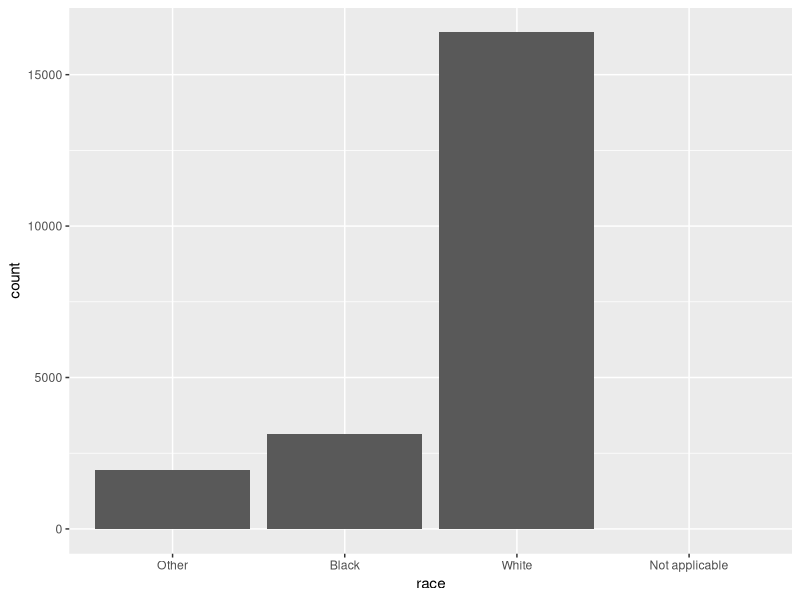
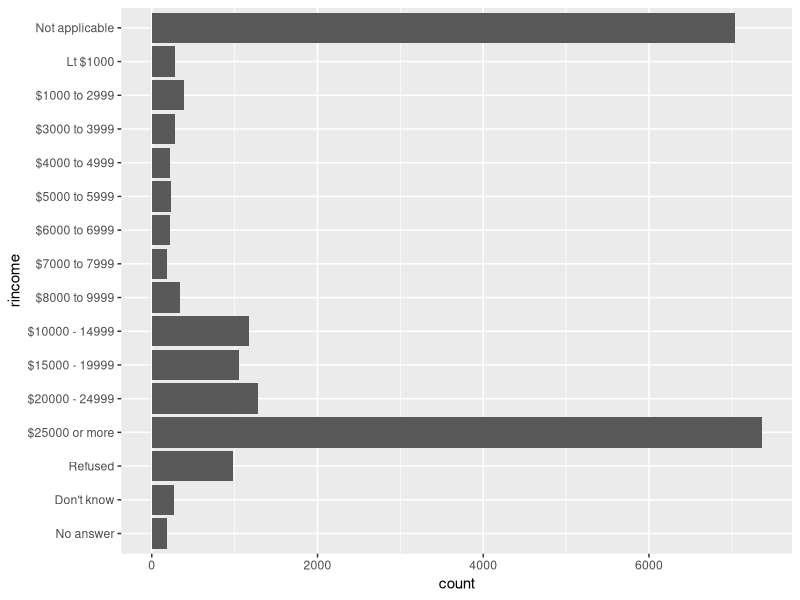
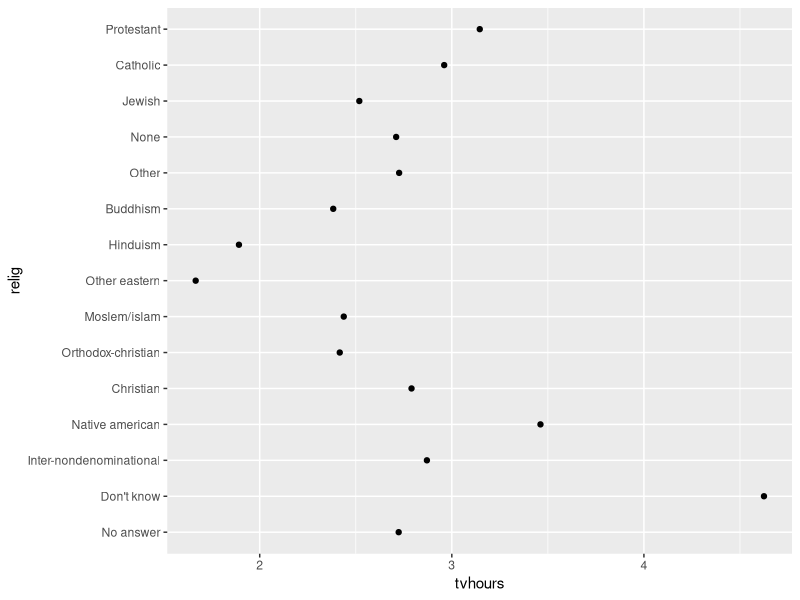
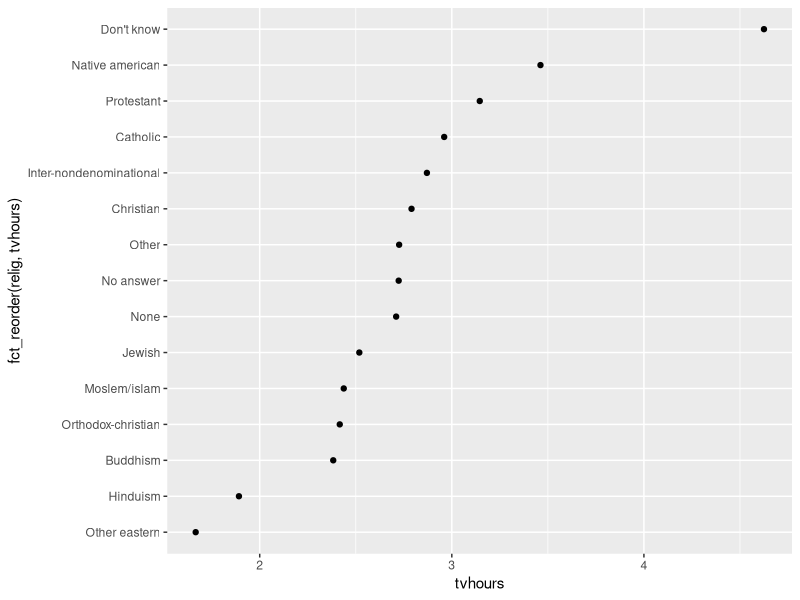
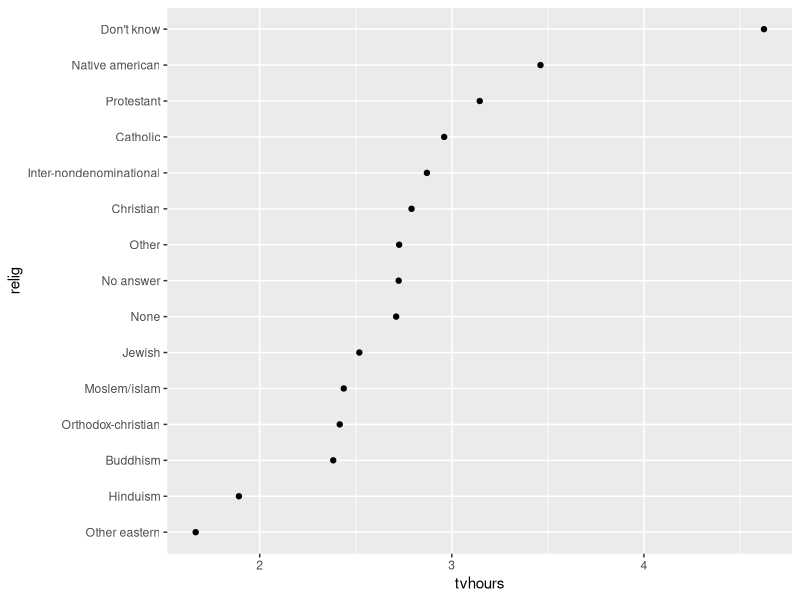
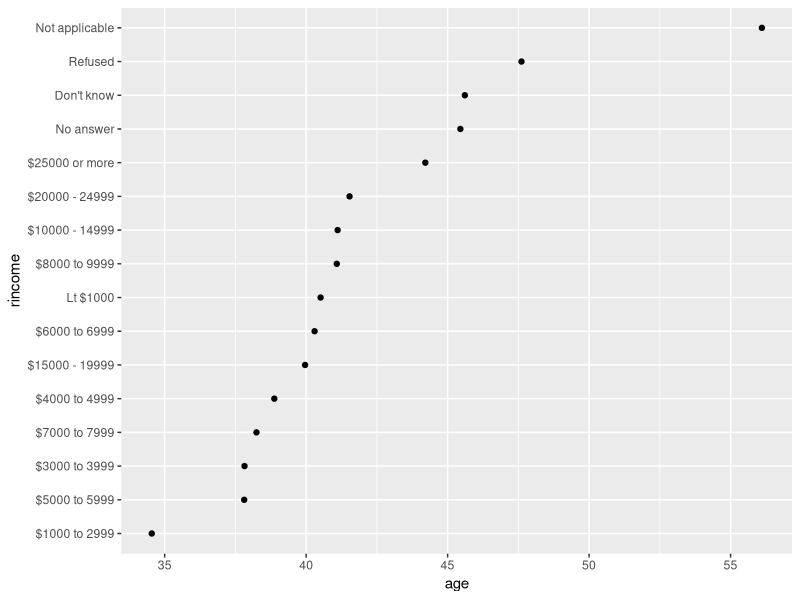
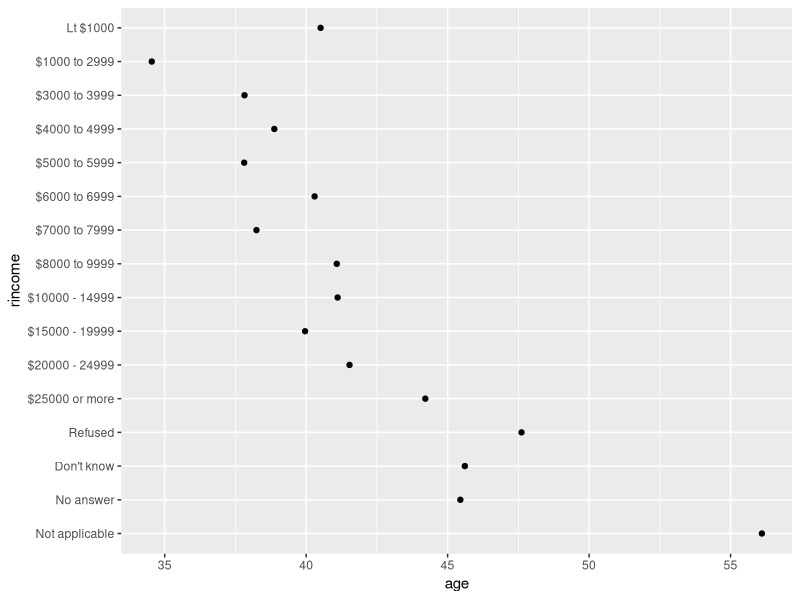
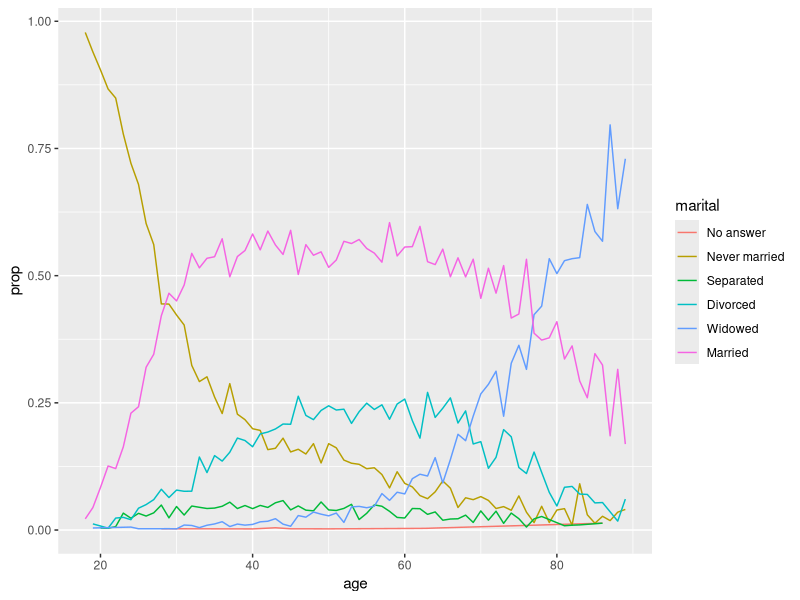

R code for these plots, in order:
## ---- chunk 1
knitr::opts_chunk$set(echo = TRUE)
## ---- chunk 2
library(tidyverse)
## ---- chunk 3
x1 <- c("Dec", "Apr", "Jan", "Mar")
x2 <- c("Dec", "Apr", "Jam", "Mar")

## ---- chunk 4
month_levels <- c(
  "Jan", "Feb", "Mar", "Apr", "May", "Jun",
  "Jul", "Aug", "Sep", "Oct", "Nov", "Dec"
)

y1 <- factor(x1, levels = month_levels)

sort(y1)
## ---- chunk 5
y2 <- factor(x2, levels = month_levels)
## ---- chunk 6
f1 <- factor(x1, levels = unique(x1))
f1

# can do the same thing after the fact with fct_inorder()
f2 <- x1 %>%
  factor()%>%
  fct_inorder()
## ---- chunk 7
levels(f2)
## ---- chunk 8
gss_cat

gss_cat%>%
  count(race)

# force ggplot to display factor levels that don't have any values with scale_x_discrete(drop = FALSE)
gss_cat %>%
  ggplot(aes(race))+
  geom_bar()+
  scale_x_discrete(drop = FALSE)
## ---- chunk 9
gss_cat %>%
  ggplot(aes(rincome))+
  geom_bar()+
  coord_flip()
## ---- chunk 10
# protestant
gss_cat %>%
  count(relig, sort = TRUE)

# independent
gss_cat %>%
  count(partyid, sort = TRUE)
## ---- chunk 11
levels(gss_cat$denom)
## ---- chunk 12
relig_summary <- gss_cat %>%
  group_by(relig)%>%
  summarise(
    age = mean(age, na.rm = TRUE),
    tvhours = mean(tvhours, na.rm = TRUE),
    n = n()
  )

relig_summary%>%
  ggplot(aes(tvhours, relig))+
  geom_point()

# better version
relig_summary%>%
  ggplot(aes(tvhours, fct_reorder(relig, tvhours)))+
  geom_point()

# better still
relig_summary%>%
  mutate(relig = fct_reorder(relig, tvhours))%>%
  ggplot(aes(tvhours, relig))+
  geom_point()
## ---- chunk 13
rincome_summary <- gss_cat%>%
  group_by(rincome)%>%
  summarise(
    age = mean(age, na.rm = TRUE),
    tvhours = mean(tvhours, na.rm = TRUE),
    n = n()
  )

rincome_summary%>%
  mutate(rincome = fct_reorder(rincome, age))%>%
  ggplot(aes(age, rincome))+
  geom_point()
## ---- chunk 14
rincome_summary%>%
  mutate(rincome = fct_relevel(rincome, "Not applicable"))%>%
  ggplot(aes(age, rincome))+
  geom_point()
## ---- chunk 15
by_age <- gss_cat %>%
  filter(!is.na(age))%>%
  count(age, marital)%>%
  group_by(age)%>%
  mutate(prop = n/sum(n))

by_age %>%
  ggplot(aes(age, prop, color = marital))+
  geom_line(na.rm = TRUE)
## ---- chunk 16
by_age %>%
  ggplot(aes(age, prop, color = fct_reorder2(marital, age, prop)))+
  geom_line(na.rm = TRUE)+
  labs(color = 'Marital')
## ---- chunk 17
gss_cat%>%
  mutate(marital = marital %>% fct_infreq() %>% fct_rev())%>%
  ggplot(aes(marital))+
  geom_bar()
## ---- chunk 18
gss_cat %>%
 filter(!is.na(tvhours))%>%
  ggplot(aes(tvhours))+
  geom_histogram(binwidth = 1)
## ---- chunk 19
gss_cat%>%
  select_if(is.factor)%>%
  map(., levels)
## ---- chunk 20
gss_cat %>%
  count(partyid)

gss_cat %>%
  mutate(partyid = fct_recode(partyid,
    "Republican, strong"    = "Strong republican",
    "Republican, weak"      = "Not str republican",
    "Independent, near rep" = "Ind,near rep",
    "Independent, near dem" = "Ind,near dem",
    "Democrat, weak"        = "Not str democrat",
    "Democrat, strong"      = "Strong democrat"
  ))%>%
    count(partyid)
## ---- chunk 21
gss_cat %>%
  mutate(partyid = fct_recode(partyid,
    "Republican, strong"    = "Strong republican",
    "Republican, weak"      = "Not str republican",
    "Independent, near rep" = "Ind,near rep",
    "Independent, near dem" = "Ind,near dem",
    "Democrat, weak"        = "Not str democrat",
    "Democrat, strong"      = "Strong democrat",
    "Other"                 = "No answer",
    "Other"                 = "Don't know",
    "Other"                 = "Other party"
  )) %>%
  count(partyid)
## ---- chunk 22
gss_cat %>%
  mutate(partyid = fct_collapse(partyid,
                                other = c("No answer", "Don't know", "Other party"),
                                rep = c("Strong republican", "Not str republican"),
                                ind = c("Ind,near rep", "Independent", "Ind,near dem"),
                                dem = c("Not str democrat", "Strong democrat")
  ))%>%
  count(partyid)
## ---- chunk 23
gss_cat %>%
  mutate(relig = fct_lump(relig))%>%
  count(relig)

gss_cat %>%
  mutate(relig = fct_lump(relig, n = 10))%>%
  count(relig, sort = TRUE)

## ---- chunk 24
gss_cat %>%
  mutate(partyid = fct_collapse(partyid,
                                other = c("No answer", "Don't know", "Other party"),
                                rep = c("Strong republican", "Not str republican"),
                                ind = c("Ind,near rep", "Independent", "Ind,near dem"),
                                dem = c("Not str democrat", "Strong democrat")
  ))%>%
  count(year, partyid)%>%
  group_by(year)%>%
  mutate(p = n/sum(n))%>%
  ggplot(aes(year, p, color = fct_reorder2(partyid, year, p)))+
  geom_line()+
  geom_point()
## ---- chunk 25
gss_cat%>%
  mutate(rincome = fct_collapse(rincome,
                                Unknown = c("No answer", "Don't know", "Refused", "Not applicable"),
                                "Less than $5000" = c("Lt $1000", str_c(
                                  "$", c("1000", "3000", "4000"),
                                  " to ", c("2999", "3999", "4999")
                                )),
                                "$5000 to 10000" = str_c(
                                  "$", c("5000", "6000", "7000", "8000"),
                                  " to ", c("5999", "6999", "7999", "9999")
                                )))%>%
  ggplot(aes(x = rincome))+
  geom_bar()+
  coord_flip()

